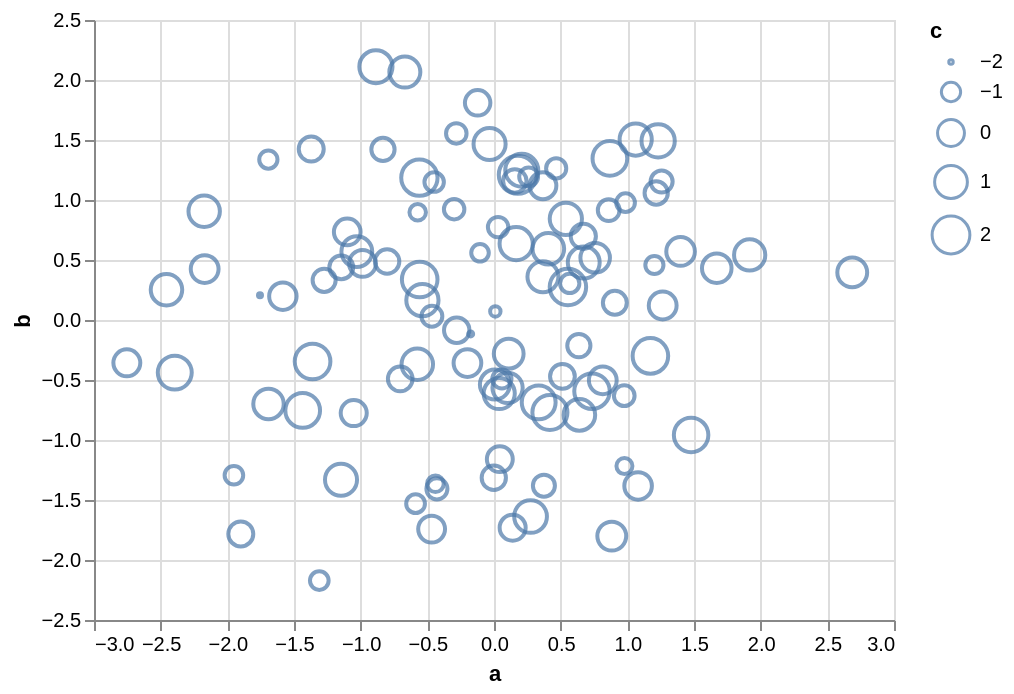

Here is the Vega-Lite specification saved for this chart:
### Vega-Lite specification from a JSON file in a GitHub repository (floating-point values rounded to 4 significant figures)
{"config": {"view": {"continuousWidth": 400, "continuousHeight": 300}}, "data": {"values": [{"a": -0.7032, "b": -0.4903, "c": -0.3218}, {"a": -1.755, "b": 0.2067, "c": -2.011}, {"a": -0.5573, "b": 0.3372, "c": 1.549}, {"a": -1.371, "b": 1.425, "c": -0.2795}, {"a": -0.5596, "b": 1.186, "c": 1.699}, {"a": -1.691, "b": -0.6995, "c": 0.583}, {"a": 0.9782, "b": -1.217, "c": -1.329}, {"a": -0.001455, "b": -1.315, "c": -0.3796}, {"a": 1.265, "b": 0.1207, "c": 0.1479}, {"a": -2.754, "b": -0.3569, "c": 0.007718}, {"a": 1.478, "b": -0.9576, "c": 1.329}, {"a": -0.9858, "b": 0.4716, "c": -0.008747}, {"a": 0.367, "b": 1.119, "c": -0.00839}, {"a": 0.4663, "b": 1.263, "c": -0.9017}, {"a": -1.029, "b": 0.5697, "c": 0.6417}, {"a": 0.2598, "b": 1.193, "c": -1.046}, {"a": 0.1399, "b": -1.731, "c": -0.1306}, {"a": -1.31, "b": -2.171, "c": -1.066}, {"a": -0.03316, "b": 1.466, "c": 0.8766}, {"a": 0.67, "b": 0.6974, "c": -0.2528}, {"a": 0.568, "b": 0.3044, "c": -1.0}, {"a": -2.456, "b": 0.2523, "c": 0.7631}, {"a": -1.583, "b": 0.198, "c": 0.08525}, {"a": 0.6405, "b": -0.7907, "c": 0.7712}, {"a": -1.951, "b": -1.294, "c": -1.074}, {"a": 0.03069, "b": 0.7741, "c": -0.8714}, {"a": 0.1663, "b": 0.6358, "c": 1.082}, {"a": -0.2828, "b": 1.555, "c": -0.8583}, {"a": -0.2797, "b": -0.08542, "c": -0.2196}, {"a": -2.174, "b": 0.9063, "c": 0.7503}, {"a": -0.5753, "b": -0.369, "c": 0.7657}, {"a": -1.101, "b": 0.7338, "c": -0.03157}, {"a": -1.274, "b": 0.3304, "c": -0.5425}, {"a": -1.052, "b": -0.7757, "c": -0.1232}, {"a": -0.5369, "b": 0.1654, "c": 0.8999}, {"a": 1.257, "b": 1.154, "c": -0.6742}, {"a": 0.8833, "b": -1.801, "c": 0.3155}, {"a": -0.2989, "b": 0.9233, "c": -0.8646}, {"a": 0.9063, "b": 0.1437, "c": -0.4288}, {"a": 0.04363, "b": -1.16, "c": -0.1446}, {"a": 1.063, "b": 1.503, "c": 0.8905}, {"a": 0.1102, "b": -0.2809, "c": 0.4709}, {"a": -0.1227, "b": 1.81, "c": -0.2115}, {"a": -0.1049, "b": 0.56, "c": -1.179}, {"a": -0.4678, "b": -1.742, "c": -0.003703}, {"a": -2.17, "b": 0.4245, "c": 0.1465}, {"a": 0.05927, "b": -0.4913, "c": -1.017}, {"a": 0.4193, "b": -0.7714, "c": 1.438}, {"a": 2.687, "b": 0.3967, "c": 0.4769}, {"a": 0.8159, "b": -0.5031, "c": 0.1449}, {"a": 0.03916, "b": -0.6128, "c": 0.7009}, {"a": 0.9769, "b": -0.6309, "c": -0.8386}, {"a": -0.4392, "b": -1.365, "c": -1.272}, {"a": 0.8602, "b": 0.9149, "c": -0.7129}, {"a": 0.1561, "b": 1.159, "c": -0.4982}, {"a": 1.671, "b": 0.4318, "c": 0.4267}, {"a": 0.9867, "b": 0.9777, "c": -1.065}, {"a": 0.5388, "b": 0.8431, "c": 0.9007}, {"a": -0.8017, "b": 0.4871, "c": -0.3584}, {"a": 1.203, "b": 0.4587, "c": -1.12}, {"a": 0.3351, "b": -0.6869, "c": 1.207}, {"a": 1.918, "b": 0.5422, "c": 0.7224}, {"a": -0.1749, "b": -0.116, "c": -1.987}, {"a": 0.009983, "b": 0.07121, "c": -1.75}, {"a": 0.5544, "b": 0.2745, "c": 1.721}, {"a": -2.394, "b": -0.4383, "c": 1.222}, {"a": 0.3744, "b": -1.381, "c": -0.6767}, {"a": 0.4076, "b": 0.5936, "c": 0.7836}, {"a": 0.673, "b": 0.4788, "c": 0.839}, {"a": 0.8691, "b": 1.346, "c": 1.367}, {"a": 0.3668, "b": 0.36, "c": 0.6669}, {"a": -1.145, "b": 0.4389, "c": -0.4378}, {"a": -0.4657, "b": 0.0312, "c": -0.8195}, {"a": 0.7589, "b": 0.5181, "c": 0.4282}, {"a": 0.2081, "b": 1.248, "c": 1.043}, {"a": 0.735, "b": -0.5932, "c": 1.524}, {"a": 1.216, "b": 1.058, "c": -0.5169}, {"a": 1.081, "b": -1.383, "c": 0.1065}, {"a": 0.2743, "b": -1.637, "c": 0.9941}, {"a": -1.361, "b": -0.3461, "c": 1.561}, {"a": 0.6364, "b": -0.2137, "c": -0.53}, {"a": -1.147, "b": -1.331, "c": 0.8671}, {"a": 0.1018, "b": -0.5654, "c": 0.5449}, {"a": -0.5882, "b": -1.53, "c": -1.055}, {"a": 1.231, "b": 1.493, "c": 1.096}, {"a": -0.8328, "b": 1.421, "c": -0.5193}, {"a": -0.6686, "b": 2.066, "c": 0.6739}, {"a": 0.1784, "b": 1.21, "c": 2.052}, {"a": 1.173, "b": -0.2992, "c": 1.545}, {"a": 0.5133, "b": -0.4703, "c": -0.3101}, {"a": -0.428, "b": -1.407, "c": -0.7966}, {"a": -0.8856, "b": 2.111, "c": 1.07}, {"a": 1.399, "b": 0.5714, "c": 0.2754}, {"a": -0.1993, "b": -0.359, "c": 0.1266}, {"a": -1.692, "b": 1.337, "c": -1.107}, {"a": -0.5722, "b": 0.8972, "c": -1.282}, {"a": -1.899, "b": -1.783, "c": -0.2829}, {"a": -0.4488, "b": 1.149, "c": -0.9811}, {"a": -1.435, "b": -0.7536, "c": 1.375}, {"a": 0.006512, "b": -0.5379, "c": 0.4937}]}, "mark": "point", "encoding": {"size": {"type": "quantitative", "field": "c"}, "x": {"type": "quantitative", "field": "a"}, "y": {"type": "quantitative", "field": "b"}}, "$schema": "https://vega.github.io/schema/vega-lite/v5.json"}
